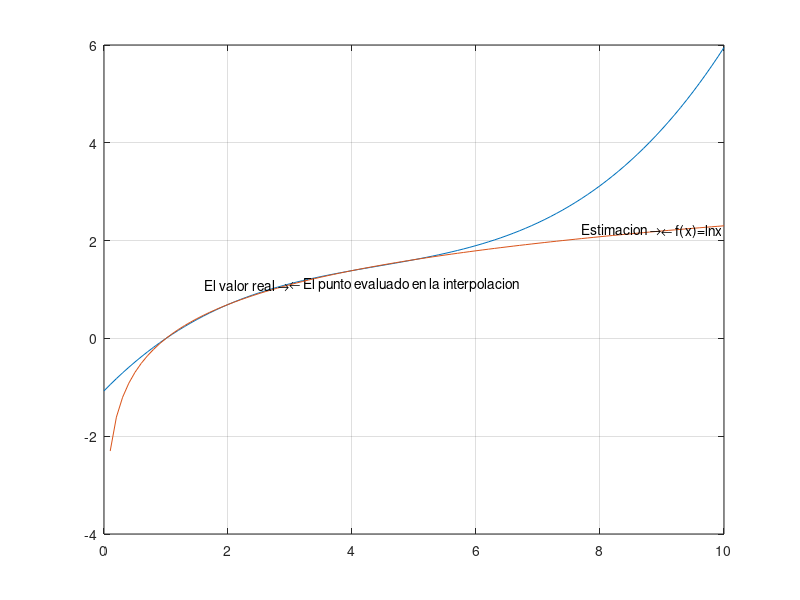

Source code (MATLAB):
% Interpolacion de Newton con diferencias divididas
% Programacion Numerica
% Jose Luis Romero Vazquez
% 24/05/21

clc, clear

x=[1 2 4 5];
%Valores en x de entrada
y=[0 0.693 1.386 1.609];
%Valores en y de entrada
xi=3;
%Valor para evaluar el polinomio una vez obtenido por el metodo

n=length(x);
%Elementos del vector
b=zeros(n);
%Inicializar en cero la matriz
b(:,1)=y(:);
%Rellenar la columna 1 con los datos de "y"
disp('La tabla con las diferencias divididas es la siguiente(en el orden que se dio en clase) :')
disp('*Columna/Fila:*')
for j=2:n
    %Se empieza a rellenar desde la 2da columna (la primera son los valores
    %en y)
    for i=1:n-j+1
        %Se escribiran los datos de tal manera que se haga una "semi-piramide
        %invertida ya que cada renglon contara con un dato menos)
        b(i,j)=(b(i+1,j-1)-b(i,j-1))/(x(i+j-1)-x(i));
        %Formula para este metodo
        fprintf('En la casilla(%d, %d) ', j, i)
        fprintf('\nEl coeficiente es: %f\n',b(i,j))
        %Para mostrar los datos de la tabla
    end
end

%Para evaluar el polinomio
yi=(b(1,1)+(b(1,2).*(xi-x(1)))+(b(1,3).*(xi-x(1)).*(xi-x(2)))+(b(1,4).*(xi-x(1)).*(xi-x(2)).*(xi-x(3))));
fprintf('\nLa funcion evaluada en el punto elegido vale: %f\n',yi)

%Se genera el polinomio calculado
disp('La interpolacion es:')
     X = [num2str(b(1,1)),' + ',num2str(b(1,2)),' * ','(x -',num2str(x(1)),') ',' + ',num2str(b(1,3)),' * ','(x -',num2str(x(1)),') ',' * (x -',num2str(x(2)),') ',' + ',num2str(b(1,4)),' * ','(x -',num2str(x(1)),') ',' * (x -',num2str(x(2)),')',' * (x -',num2str(x(3)),')']

%Se realiza la grafica
x1=0:0.1:10;
f=(b(1,1)+(b(1,2).*(x1-x(1)))+(b(1,3).*(x1-x(1)).*(x1-x(2)))+(b(1,4).*(x1-x(1)).*(x1-x(2)).*(x1-x(3))));
plot (x1,f)

text(xi,yi,'\leftarrow El punto evaluado en la interpolacion')

grid on;
hold on
f2 = log(x1); 
plot (x1,f2)

txt = 'El valor real \rightarrow';
text(xi,log(xi),txt,'HorizontalAlignment','right')
txt2 = 'Estimacion \rightarrow';
text(xi+6,2.24,txt2,'HorizontalAlignment','right')
text(xi+6,log(xi+6),'\leftarrow f(x)=lnx')

